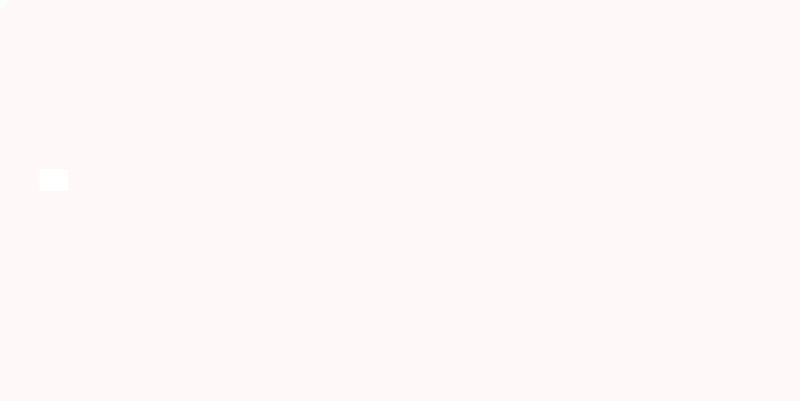
Frame 1 (no input)
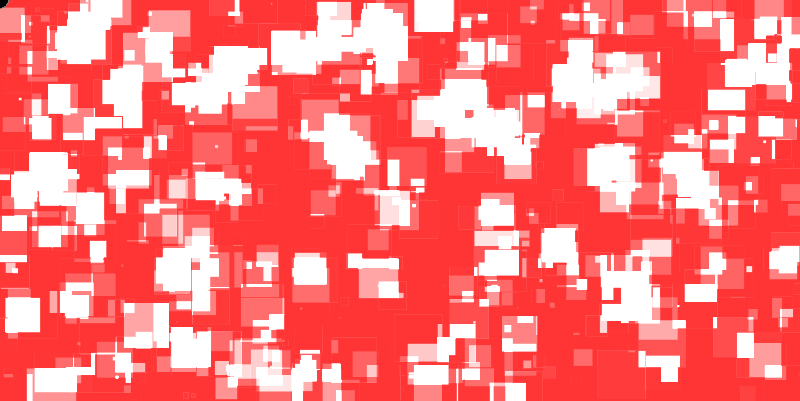
Frame 60 (no input)
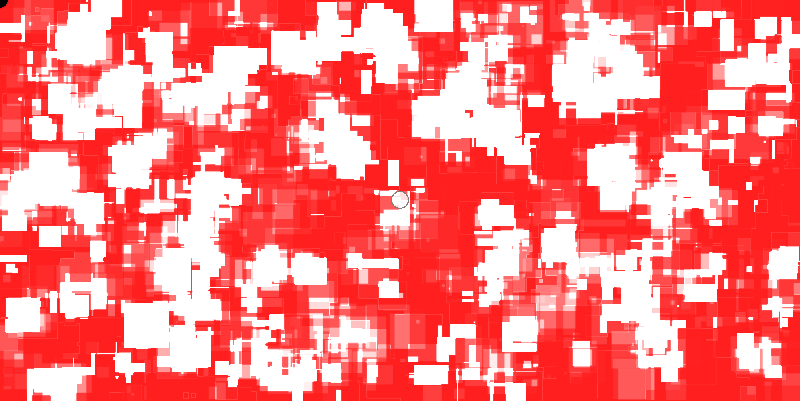
Frame 120 (the mouse pressed at the canvas centre since frame 60)

The p5.js sketch that drew these frames (run headless with seeded random() and noise() and a simulated clock; from frame 60 on, the mouse is pressed at the canvas centre):

// p5.js sketch
// ── sketch.js
function setup() {
createCanvas(800,401);
}

function draw() {
background(255,0,0,7);
    strokeWeight(0);
    stroke(0);
    smooth();
    rectMode(CENTER);
    blendMode(DIFFERENCE);
    circle(mouseX, mouseY, 17,20);
    
    for (let i = 0; i < 10; i = i+1) {
            blendMode(OVERLAY);
        i * rect(random(width),random(height), random(0,50));
        
    }
    
}
